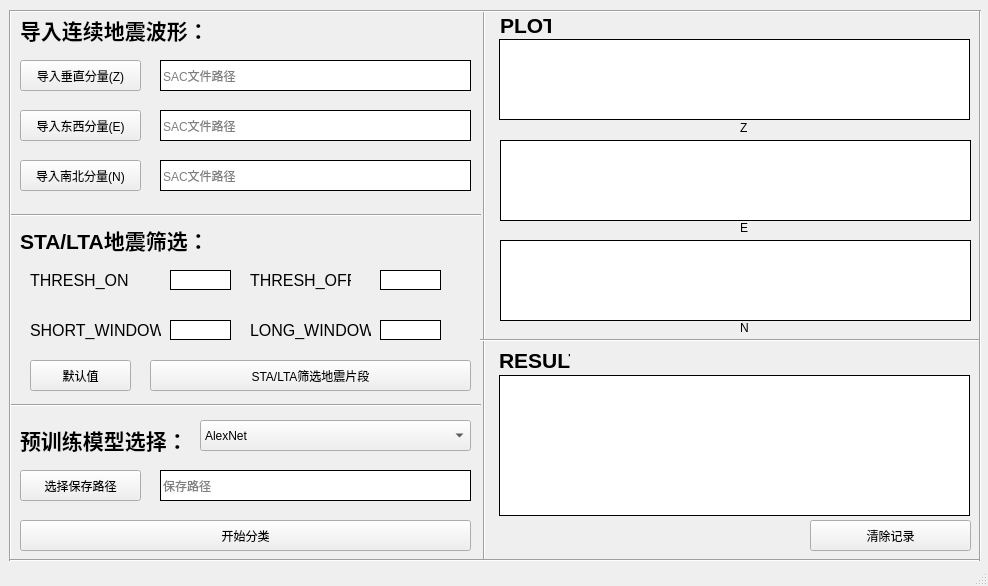
<?xml version="1.0" encoding="UTF-8"?>
<ui version="4.0">
 <class>MainWindow</class>
 <widget class="QMainWindow" name="MainWindow">
  <property name="geometry">
   <rect>
    <x>0</x>
    <y>0</y>
    <width>988</width>
    <height>586</height>
   </rect>
  </property>
  <property name="windowTitle">
   <string>地震信号分类系统</string>
  </property>
  <widget class="QWidget" name="centralwidget">
   <widget class="QComboBox" name="comboBox">
    <property name="geometry">
     <rect>
      <x>200</x>
      <y>420</y>
      <width>271</width>
      <height>31</height>
     </rect>
    </property>
    <property name="styleSheet">
     <string notr="true">font: 12pt &quot;Adobe 黑体 Std R&quot;;</string>
    </property>
    <item>
     <property name="text">
      <string>AlexNet</string>
     </property>
    </item>
    <item>
     <property name="text">
      <string>VGG11</string>
     </property>
    </item>
    <item>
     <property name="text">
      <string>GoogleNet</string>
     </property>
    </item>
    <item>
     <property name="text">
      <string>ResNet18</string>
     </property>
    </item>
    <item>
     <property name="text">
      <string>VIT</string>
     </property>
    </item>
    <item>
     <property name="text">
      <string>CCT</string>
     </property>
    </item>
    <item>
     <property name="text">
      <string>CapsNet</string>
     </property>
    </item>
    <item>
     <property name="text">
      <string>CapsNet+Res</string>
     </property>
    </item>
    <item>
     <property name="text">
      <string>CapsNet+Res+SE</string>
     </property>
    </item>
    <item>
     <property name="text">
      <string>CapsNet+CCT</string>
     </property>
    </item>
   </widget>
   <widget class="QTextBrowser" name="show_1">
    <property name="geometry">
     <rect>
      <x>499</x>
      <y>375</y>
      <width>471</width>
      <height>141</height>
     </rect>
    </property>
    <property name="styleSheet">
     <string notr="true">border: 1px solid black;</string>
    </property>
    <property name="html">
     <string>&lt;!DOCTYPE HTML PUBLIC &quot;-//W3C//DTD HTML 4.0//EN&quot; &quot;http://www.w3.org/TR/REC-html40/strict.dtd&quot;&gt;
&lt;html&gt;&lt;head&gt;&lt;meta name=&quot;qrichtext&quot; content=&quot;1&quot; /&gt;&lt;style type=&quot;text/css&quot;&gt;
p, li { white-space: pre-wrap; }
&lt;/style&gt;&lt;/head&gt;&lt;body style=&quot; font-family:'SimSun'; font-size:9pt; font-weight:400; font-style:normal;&quot;&gt;
&lt;p style=&quot;-qt-paragraph-type:empty; margin-top:0px; margin-bottom:0px; margin-left:0px; margin-right:0px; -qt-block-indent:0; text-indent:0px;&quot;&gt;&lt;br /&gt;&lt;/p&gt;&lt;/body&gt;&lt;/html&gt;</string>
    </property>
   </widget>
   <widget class="QLabel" name="label_1">
    <property name="geometry">
     <rect>
      <x>20</x>
      <y>0</y>
      <width>221</width>
      <height>61</height>
     </rect>
    </property>
    <property name="text">
     <string>&lt;html&gt;&lt;head/&gt;&lt;body&gt;&lt;p&gt;&lt;span style=&quot; font-size:16pt; font-weight:600;&quot;&gt;导入连续地震波形：&lt;/span&gt;&lt;/p&gt;&lt;/body&gt;&lt;/html&gt;</string>
    </property>
   </widget>
   <widget class="QPushButton" name="pushButton_1">
    <property name="geometry">
     <rect>
      <x>20</x>
      <y>60</y>
      <width>121</width>
      <height>31</height>
     </rect>
    </property>
    <property name="styleSheet">
     <string notr="true">font: 12pt &quot;Adobe 黑体 Std R&quot;;</string>
    </property>
    <property name="text">
     <string>导入垂直分量(Z)</string>
    </property>
   </widget>
   <widget class="QLineEdit" name="lineEdit_1">
    <property name="geometry">
     <rect>
      <x>160</x>
      <y>60</y>
      <width>311</width>
      <height>31</height>
     </rect>
    </property>
    <property name="styleSheet">
     <string notr="true">border: 1px solid black;
font: 12pt &quot;Adobe 黑体 Std R&quot;;</string>
    </property>
    <property name="placeholderText">
     <string>SAC文件路径</string>
    </property>
   </widget>
   <widget class="QPushButton" name="pushButton_5">
    <property name="geometry">
     <rect>
      <x>150</x>
      <y>360</y>
      <width>321</width>
      <height>31</height>
     </rect>
    </property>
    <property name="styleSheet">
     <string notr="true">font: 12pt &quot;Adobe 黑体 Std R&quot;;</string>
    </property>
    <property name="text">
     <string>STA/LTA筛选地震片段</string>
    </property>
   </widget>
   <widget class="QLabel" name="label_8">
    <property name="geometry">
     <rect>
      <x>20</x>
      <y>410</y>
      <width>181</width>
      <height>61</height>
     </rect>
    </property>
    <property name="text">
     <string>&lt;html&gt;&lt;head/&gt;&lt;body&gt;&lt;p&gt;&lt;span style=&quot; font-size:16pt; font-weight:600;&quot;&gt;预训练模型选择：&lt;/span&gt;&lt;/p&gt;&lt;/body&gt;&lt;/html&gt;</string>
    </property>
   </widget>
   <widget class="QPushButton" name="pushButton_7">
    <property name="geometry">
     <rect>
      <x>20</x>
      <y>520</y>
      <width>451</width>
      <height>31</height>
     </rect>
    </property>
    <property name="styleSheet">
     <string notr="true">font: 12pt &quot;Adobe 黑体 Std R&quot;;</string>
    </property>
    <property name="text">
     <string>开始分类</string>
    </property>
   </widget>
   <widget class="QLabel" name="label_2">
    <property name="geometry">
     <rect>
      <x>20</x>
      <y>210</y>
      <width>221</width>
      <height>61</height>
     </rect>
    </property>
    <property name="text">
     <string>&lt;html&gt;&lt;head/&gt;&lt;body&gt;&lt;p&gt;&lt;span style=&quot; font-size:16pt; font-weight:600;&quot;&gt;STA/LTA地震筛选：&lt;/span&gt;&lt;/p&gt;&lt;/body&gt;&lt;/html&gt;</string>
    </property>
   </widget>
   <widget class="QLabel" name="label_3">
    <property name="geometry">
     <rect>
      <x>30</x>
      <y>260</y>
      <width>101</width>
      <height>41</height>
     </rect>
    </property>
    <property name="styleSheet">
     <string notr="true">font: 12pt &quot;Adobe 黑体 Std R&quot;;</string>
    </property>
    <property name="text">
     <string>&lt;html&gt;&lt;head/&gt;&lt;body&gt;&lt;p&gt;&lt;span style=&quot; font-size:12pt; color:#000000;&quot;&gt;THRESH_ON&lt;/span&gt;&lt;/p&gt;&lt;/body&gt;&lt;/html&gt;</string>
    </property>
   </widget>
   <widget class="QLabel" name="label_4">
    <property name="geometry">
     <rect>
      <x>250</x>
      <y>260</y>
      <width>101</width>
      <height>41</height>
     </rect>
    </property>
    <property name="styleSheet">
     <string notr="true">font: 12pt &quot;Adobe 黑体 Std R&quot;;</string>
    </property>
    <property name="text">
     <string>&lt;html&gt;&lt;head/&gt;&lt;body&gt;&lt;p&gt;&lt;span style=&quot; font-size:12pt; color:#000000;&quot;&gt;THRESH_OFF&lt;/span&gt;&lt;/p&gt;&lt;/body&gt;&lt;/html&gt;</string>
    </property>
   </widget>
   <widget class="QLineEdit" name="lineEdit_4">
    <property name="geometry">
     <rect>
      <x>170</x>
      <y>270</y>
      <width>61</width>
      <height>20</height>
     </rect>
    </property>
    <property name="styleSheet">
     <string notr="true">border: 1px solid black;</string>
    </property>
   </widget>
   <widget class="QLineEdit" name="lineEdit_5">
    <property name="geometry">
     <rect>
      <x>380</x>
      <y>270</y>
      <width>61</width>
      <height>20</height>
     </rect>
    </property>
    <property name="styleSheet">
     <string notr="true">border: 1px solid black;</string>
    </property>
   </widget>
   <widget class="QLabel" name="label_5">
    <property name="geometry">
     <rect>
      <x>30</x>
      <y>310</y>
      <width>131</width>
      <height>41</height>
     </rect>
    </property>
    <property name="styleSheet">
     <string notr="true">font: 12pt &quot;Adobe 黑体 Std R&quot;;</string>
    </property>
    <property name="text">
     <string>&lt;html&gt;&lt;head/&gt;&lt;body&gt;&lt;p&gt;&lt;span style=&quot; font-size:12pt; color:#000000;&quot;&gt;SHORT_WINDOW&lt;/span&gt;&lt;/p&gt;&lt;/body&gt;&lt;/html&gt;</string>
    </property>
   </widget>
   <widget class="QLineEdit" name="lineEdit_6">
    <property name="geometry">
     <rect>
      <x>170</x>
      <y>320</y>
      <width>61</width>
      <height>20</height>
     </rect>
    </property>
    <property name="styleSheet">
     <string notr="true">border: 1px solid black;</string>
    </property>
   </widget>
   <widget class="QLineEdit" name="lineEdit_7">
    <property name="geometry">
     <rect>
      <x>380</x>
      <y>320</y>
      <width>61</width>
      <height>20</height>
     </rect>
    </property>
    <property name="styleSheet">
     <string notr="true">border: 1px solid black;</string>
    </property>
   </widget>
   <widget class="Line" name="line">
    <property name="geometry">
     <rect>
      <x>469</x>
      <y>10</y>
      <width>31</width>
      <height>551</height>
     </rect>
    </property>
    <property name="orientation">
     <enum>Qt::Vertical</enum>
    </property>
   </widget>
   <widget class="Line" name="line_2">
    <property name="geometry">
     <rect>
      <x>10</x>
      <y>200</y>
      <width>471</width>
      <height>31</height>
     </rect>
    </property>
    <property name="orientation">
     <enum>Qt::Horizontal</enum>
    </property>
   </widget>
   <widget class="Line" name="line_3">
    <property name="geometry">
     <rect>
      <x>10</x>
      <y>390</y>
      <width>471</width>
      <height>31</height>
     </rect>
    </property>
    <property name="orientation">
     <enum>Qt::Horizontal</enum>
    </property>
   </widget>
   <widget class="Line" name="line_5">
    <property name="geometry">
     <rect>
      <x>0</x>
      <y>10</y>
      <width>21</width>
      <height>551</height>
     </rect>
    </property>
    <property name="orientation">
     <enum>Qt::Vertical</enum>
    </property>
   </widget>
   <widget class="Line" name="line_6">
    <property name="geometry">
     <rect>
      <x>10</x>
      <y>1</y>
      <width>471</width>
      <height>20</height>
     </rect>
    </property>
    <property name="orientation">
     <enum>Qt::Horizontal</enum>
    </property>
   </widget>
   <widget class="Line" name="line_4">
    <property name="geometry">
     <rect>
      <x>10</x>
      <y>550</y>
      <width>471</width>
      <height>21</height>
     </rect>
    </property>
    <property name="orientation">
     <enum>Qt::Horizontal</enum>
    </property>
   </widget>
   <widget class="QLabel" name="label_9">
    <property name="geometry">
     <rect>
      <x>500</x>
      <y>10</y>
      <width>51</width>
      <height>31</height>
     </rect>
    </property>
    <property name="text">
     <string>&lt;html&gt;&lt;head/&gt;&lt;body&gt;&lt;p&gt;&lt;span style=&quot; font-size:16pt; font-weight:600; color:#000000;&quot;&gt;PLOT&lt;/span&gt;&lt;/p&gt;&lt;/body&gt;&lt;/html&gt;</string>
    </property>
   </widget>
   <widget class="QLabel" name="label_10">
    <property name="geometry">
     <rect>
      <x>499</x>
      <y>345</y>
      <width>71</width>
      <height>31</height>
     </rect>
    </property>
    <property name="text">
     <string>&lt;html&gt;&lt;head/&gt;&lt;body&gt;&lt;p&gt;&lt;span style=&quot; font-size:16pt; font-weight:600; color:#000000;&quot;&gt;RESULT&lt;/span&gt;&lt;/p&gt;&lt;/body&gt;&lt;/html&gt;</string>
    </property>
   </widget>
   <widget class="QLabel" name="label_6">
    <property name="geometry">
     <rect>
      <x>250</x>
      <y>310</y>
      <width>121</width>
      <height>41</height>
     </rect>
    </property>
    <property name="styleSheet">
     <string notr="true">font: 12pt &quot;Adobe 黑体 Std R&quot;;</string>
    </property>
    <property name="text">
     <string>&lt;html&gt;&lt;head/&gt;&lt;body&gt;&lt;p&gt;&lt;span style=&quot; font-size:12pt; color:#000000;&quot;&gt;LONG_WINDOW&lt;/span&gt;&lt;/p&gt;&lt;/body&gt;&lt;/html&gt;</string>
    </property>
   </widget>
   <widget class="QPushButton" name="pushButton_8">
    <property name="geometry">
     <rect>
      <x>810</x>
      <y>520</y>
      <width>161</width>
      <height>31</height>
     </rect>
    </property>
    <property name="styleSheet">
     <string notr="true">font: 12pt &quot;Adobe 黑体 Std R&quot;;</string>
    </property>
    <property name="text">
     <string>清除记录</string>
    </property>
   </widget>
   <widget class="QWidget" name="widget_1" native="true">
    <property name="geometry">
     <rect>
      <x>499</x>
      <y>39</y>
      <width>471</width>
      <height>81</height>
     </rect>
    </property>
    <property name="styleSheet">
     <string notr="true">border: 1px solid black;
background-color: rgb(255, 255, 255);</string>
    </property>
   </widget>
   <widget class="Line" name="line_7">
    <property name="geometry">
     <rect>
      <x>480</x>
      <y>330</y>
      <width>501</width>
      <height>20</height>
     </rect>
    </property>
    <property name="orientation">
     <enum>Qt::Horizontal</enum>
    </property>
   </widget>
   <widget class="Line" name="line_8">
    <property name="geometry">
     <rect>
      <x>480</x>
      <y>1</y>
      <width>501</width>
      <height>20</height>
     </rect>
    </property>
    <property name="orientation">
     <enum>Qt::Horizontal</enum>
    </property>
   </widget>
   <widget class="Line" name="line_9">
    <property name="geometry">
     <rect>
      <x>480</x>
      <y>550</y>
      <width>501</width>
      <height>21</height>
     </rect>
    </property>
    <property name="orientation">
     <enum>Qt::Horizontal</enum>
    </property>
   </widget>
   <widget class="Line" name="line_10">
    <property name="geometry">
     <rect>
      <x>965</x>
      <y>10</y>
      <width>31</width>
      <height>551</height>
     </rect>
    </property>
    <property name="orientation">
     <enum>Qt::Vertical</enum>
    </property>
   </widget>
   <widget class="QWidget" name="widget_2" native="true">
    <property name="geometry">
     <rect>
      <x>500</x>
      <y>140</y>
      <width>471</width>
      <height>81</height>
     </rect>
    </property>
    <property name="styleSheet">
     <string notr="true">border: 1px solid black;
background-color: rgb(255, 255, 255);</string>
    </property>
   </widget>
   <widget class="QWidget" name="widget_3" native="true">
    <property name="geometry">
     <rect>
      <x>500</x>
      <y>240</y>
      <width>471</width>
      <height>81</height>
     </rect>
    </property>
    <property name="styleSheet">
     <string notr="true">border: 1px solid black;
background-color: rgb(255, 255, 255);</string>
    </property>
   </widget>
   <widget class="QPushButton" name="pushButton_2">
    <property name="geometry">
     <rect>
      <x>20</x>
      <y>110</y>
      <width>121</width>
      <height>31</height>
     </rect>
    </property>
    <property name="styleSheet">
     <string notr="true">font: 12pt &quot;Adobe 黑体 Std R&quot;;</string>
    </property>
    <property name="text">
     <string>导入东西分量(E)</string>
    </property>
   </widget>
   <widget class="QLineEdit" name="lineEdit_2">
    <property name="geometry">
     <rect>
      <x>160</x>
      <y>110</y>
      <width>311</width>
      <height>31</height>
     </rect>
    </property>
    <property name="styleSheet">
     <string notr="true">border: 1px solid black;
font: 12pt &quot;Adobe 黑体 Std R&quot;;</string>
    </property>
    <property name="placeholderText">
     <string>SAC文件路径</string>
    </property>
   </widget>
   <widget class="QPushButton" name="pushButton_3">
    <property name="geometry">
     <rect>
      <x>20</x>
      <y>160</y>
      <width>121</width>
      <height>31</height>
     </rect>
    </property>
    <property name="styleSheet">
     <string notr="true">font: 12pt &quot;Adobe 黑体 Std R&quot;;</string>
    </property>
    <property name="text">
     <string>导入南北分量(N)</string>
    </property>
   </widget>
   <widget class="QLineEdit" name="lineEdit_3">
    <property name="geometry">
     <rect>
      <x>160</x>
      <y>160</y>
      <width>311</width>
      <height>31</height>
     </rect>
    </property>
    <property name="styleSheet">
     <string notr="true">border: 1px solid black;
font: 12pt &quot;Adobe 黑体 Std R&quot;;</string>
    </property>
    <property name="placeholderText">
     <string>SAC文件路径</string>
    </property>
   </widget>
   <widget class="QLabel" name="label">
    <property name="geometry">
     <rect>
      <x>740</x>
      <y>120</y>
      <width>16</width>
      <height>16</height>
     </rect>
    </property>
    <property name="styleSheet">
     <string notr="true">font: 9pt &quot;Adobe 黑体 Std R&quot;;</string>
    </property>
    <property name="text">
     <string>Z</string>
    </property>
   </widget>
   <widget class="QLabel" name="label_11">
    <property name="geometry">
     <rect>
      <x>740</x>
      <y>220</y>
      <width>16</width>
      <height>16</height>
     </rect>
    </property>
    <property name="styleSheet">
     <string notr="true">font: 9pt &quot;Adobe 黑体 Std R&quot;;</string>
    </property>
    <property name="text">
     <string>E</string>
    </property>
   </widget>
   <widget class="QLabel" name="label_12">
    <property name="geometry">
     <rect>
      <x>740</x>
      <y>320</y>
      <width>16</width>
      <height>16</height>
     </rect>
    </property>
    <property name="styleSheet">
     <string notr="true">font: 9pt &quot;Adobe 黑体 Std R&quot;;</string>
    </property>
    <property name="text">
     <string>N</string>
    </property>
   </widget>
   <widget class="QPushButton" name="pushButton_4">
    <property name="geometry">
     <rect>
      <x>30</x>
      <y>360</y>
      <width>101</width>
      <height>31</height>
     </rect>
    </property>
    <property name="styleSheet">
     <string notr="true">font: 12pt &quot;Adobe 黑体 Std R&quot;;</string>
    </property>
    <property name="text">
     <string>默认值</string>
    </property>
   </widget>
   <widget class="QPushButton" name="pushButton_6">
    <property name="geometry">
     <rect>
      <x>20</x>
      <y>470</y>
      <width>121</width>
      <height>31</height>
     </rect>
    </property>
    <property name="styleSheet">
     <string notr="true">font: 12pt &quot;Adobe 黑体 Std R&quot;;</string>
    </property>
    <property name="text">
     <string>选择保存路径</string>
    </property>
   </widget>
   <widget class="QLineEdit" name="lineEdit_8">
    <property name="geometry">
     <rect>
      <x>160</x>
      <y>470</y>
      <width>311</width>
      <height>31</height>
     </rect>
    </property>
    <property name="styleSheet">
     <string notr="true">border: 1px solid black;
font: 12pt &quot;Adobe 黑体 Std R&quot;;</string>
    </property>
    <property name="placeholderText">
     <string>保存路径</string>
    </property>
   </widget>
  </widget>
  <widget class="QStatusBar" name="statusbar"/>
 </widget>
 <resources/>
 <connections/>
</ui>
